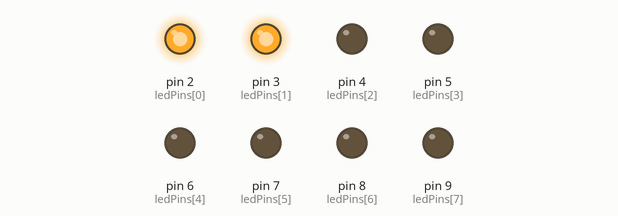
This sketch was run on a simulated Arduino Uno, built with avr-gcc and run on an emulated ATmega328P. On the bench: output pins drawn as LEDs (lit = HIGH).

Above: at 0.4 s.
At 2.0 s:
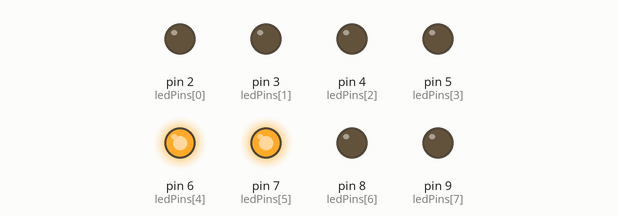
At 4.4 s:
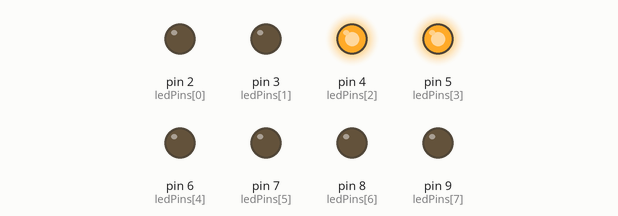
At 6.0 s:
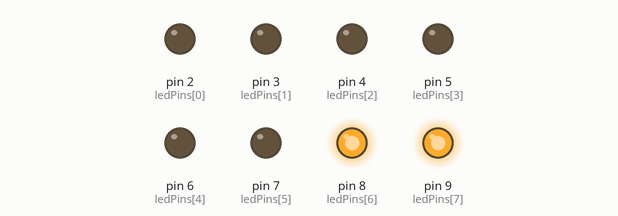
Timing chart, 0 to 7.4 s (numbered marks = the images above):
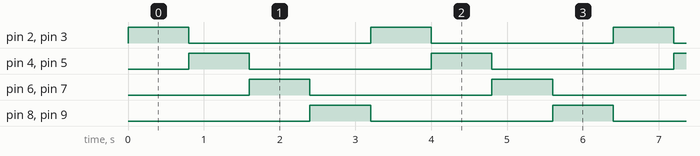

The sketch:

ledanimations.ino
```cpp
/*
 * 8-LED Animations
 *
 * Provides several functions that each light up a series of 8 LEDs in different ways.
 *
 * The circuit:
 * * 5V connected to power
 * * Digital pins 2 through 9 connected to 8 LEDs of any color
 * * 330 ohm resistors connecting LEDs to ground
 * * GND connected to ground
 *
 * Created 2/11/2019
 * by Richard Lu
 * modified N/A
 * by N/A
 */

// Set of pins that will be used for this circuit
const int ledPins[] = {2, 3, 4, 5, 6, 7, 8, 9};
const int numPins = 8;

void setup() {
  // Initialize pins to output mode
  for (int i = 0; i < numPins; i++) {
    pinMode(ledPins[i], OUTPUT);
  }
}

void loop() { // executes code repeatedly
  twoAtATime();

//  alternate();
//    alternateInSequence();
//  alternateAnalog();
}

// 1. Blinks a pair of two adjacent lights at a time.
// 2. Unlights the pair, then blinks the next pair of adjacent lights
void twoAtATime() {
  int delayTime = 800; // time length of pause between lightings

  for (int i = 0; i <= numPins - 1; i+=2) {

    // de-light previous LEDs:

    // assign LEDs to de-light
    int offLEDs[] = {i - 2, i - 1};
    // case: if i == 0 (first in sequence), deactivate LAST LEDs in sequence: 6, 7
    if (i == 0) {
      offLEDs[0] = numPins - 2;
      offLEDs[1] = numPins - 1;
    }
    // de-light LEDs
    digitalWrite(ledPins[offLEDs[0]], LOW);
    digitalWrite(ledPins[offLEDs[1]], LOW);

    // light next LEDs:

    // lights up next pair of pins
    digitalWrite(ledPins[i], HIGH);
    digitalWrite(ledPins[i + 1], HIGH);
    delay(delayTime);
  }
}

// Blinks every other LEDs in alternating patterns:
// Odd-numbered pins, then even-numbered pins
void alternate() {
  int delayTime = 500;

  // light odd-numbered pins
  for(int i = 0; i < numPins; i += 2) {
    digitalWrite(ledPins[i], HIGH);
  }

  delay(delayTime);

  // unlight odd-numbered pins
  for(int i = 0; i < numPins; i += 2) {
    digitalWrite(ledPins[i], LOW);
  }

  // light even-numbered pins
  for(int i = 1; i < numPins; i += 2) {
    digitalWrite(ledPins[i], HIGH);
  }

  delay(delayTime);

  // unlight even-numbered pins
  for(int i = 1; i < numPins; i += 2) {
    digitalWrite(ledPins[i], LOW);
  }
}

// Lights every other LED in order of lowest to highest pin.
// Lights odd LEDs, de-lights all, then lights even LEDs, then de-lights all
void alternateInSequence() {
  int delayTime = 800;

  // light odd-numbered pins
  for (int i = 0; i < numPins; i += 2) {
    digitalWrite(ledPins[i], HIGH);
    delay(delayTime);
  }
  eraseAllPins();
  delay(delayTime);

  // light even-numbered pins
  for (int i = 1; i < numPins; i += 2) {
    digitalWrite(ledPins[i], HIGH);
    delay(delayTime);
  }
  eraseAllPins();
  delay(delayTime);
}

// Helper function: unlights all pins
void eraseAllPins() {
  for (int i = 0; i < numPins; i++) {
    digitalWrite(ledPins[i], LOW);
  }
}

// Fades in and out every other LED: first: all odd LEDs, then all even LEDs
// Identical to alternate, but the lighting is analog (happens gradually)
/* I discovered that this function doesn't work. Only a few of the pins on the board are analog. */
void alternateAnalog() {
  int oddPins[] = {0, 2, 4, 6};
  int evenPins[] = {1, 3, 5, 7};

  // light odd-numbered pins
  for (int fadeValue = 0; fadeValue <= 255; fadeValue += 5) {
//    for (int i = 0; i < 4; i++) {
//      analogWrite(ledPins[oddPins[i]], fadeValue);
//    }
    analogWrite(ledPins[0], fadeValue);
    analogWrite(ledPins[2], fadeValue);
    analogWrite(ledPins[4], fadeValue);
    analogWrite(ledPins[6], fadeValue);
    delay(30);
  }

  // unlight odd-numbered pins
  for (int fadeValue = 255; fadeValue >= 0; fadeValue -= 5) {
    for (int i = 0; i < 4; i++) {
      analogWrite(ledPins[oddPins[i]], fadeValue);
    }
    delay(30);
  }

  // light even-numbered pins
  for (int fadeValue = 0; fadeValue <= 255; fadeValue += 5) {
    for (int i = 0; i < 4; i++) {
      analogWrite(ledPins[evenPins[i]], fadeValue);
    }
    delay(30);
  }

  // unlight even-numbered pins
  for (int fadeValue = 255; fadeValue >= 0; fadeValue -= 5) {
    for (int i = 0; i < 4; i++) {
      analogWrite(ledPins[evenPins[i]], fadeValue);
    }
    delay(30);
  }
}
```

Measured:
- by itself, pin 2 (ledPins[0]), pin 3 (ledPins[1]), pin 4 (ledPins[2]), pin 5 (ledPins[3]), pin 6 (ledPins[4]), pin 7 (ledPins[5]), pin 8 (ledPins[6]), pin 9 (ledPins[7]): alternates HIGH for 0.80 s and LOW for 2.4 s
- by itself, everything shown: repeats every 3.2 s, in 4 steps
